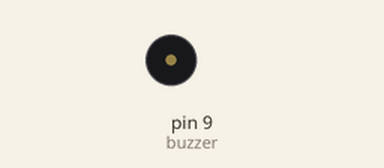
Recording of a sketch running on a simulated Arduino Uno, built with avr-gcc and run on an emulated ATmega328P. Shown: buzzer (waves = sounding).

Above: at 0.8 s.
At 3.2 s:
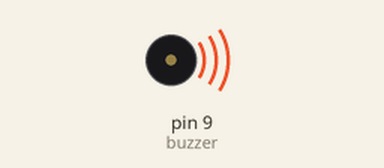
Timing chart, 0 to 5.3 s (numbered marks = the images above):
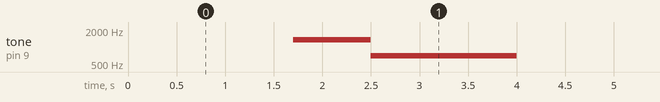

Measured:
- by itself, tone on pin 9 (buzzer): repeats every 4.1 s: 700 Hz 1.5 s, silent 1.8 s, 1350 Hz 0.80 s

The sketch:

Buzzer_BoebotB.ino
```cpp
const int buzzer = 9; // Pin 9 for buzzer.
int distance = 30; // Random value for testing purposes, pretending to have distance.
int frequency; // Frequency variable.

void setup() {
  pinMode(buzzer, OUTPUT);

}

void loop() {
  // Reset distance, testing purposes.
  if(distance == 0){
    distance = 31;
  }

  // Increase the time of the sound when driving backward, testing purposes.
  else if(distance == 1){
    delay(500);
  }

  // Increase the time of the sound when not driving, testing purposes.
  else if(distance == 10){
    delay(500);
  }

  // Count down.
  distance--;

  // Run the function.
  playSound();

  // Delay for testing purposes.
  delay(100);

}

// Function playSound is just a copy of distance checking, but the driving is replaced with sounds.
// Just copy paste the tone and frequency lines in the function and you're good to go.
void playSound(){
  if((distance >= 10) && (distance <= 12)){
    // Stop servos.
    frequency = 1350; // High tone when standing still.
    tone(buzzer, frequency);
  }
  else if(distance < 10){
    // Drive backward
    frequency = 700; // Lower tone when going backward.
    tone(buzzer, frequency);
  }
  // No sound when driving forward.
  else if(distance > 12){
    noTone(buzzer);
  }
}
```
